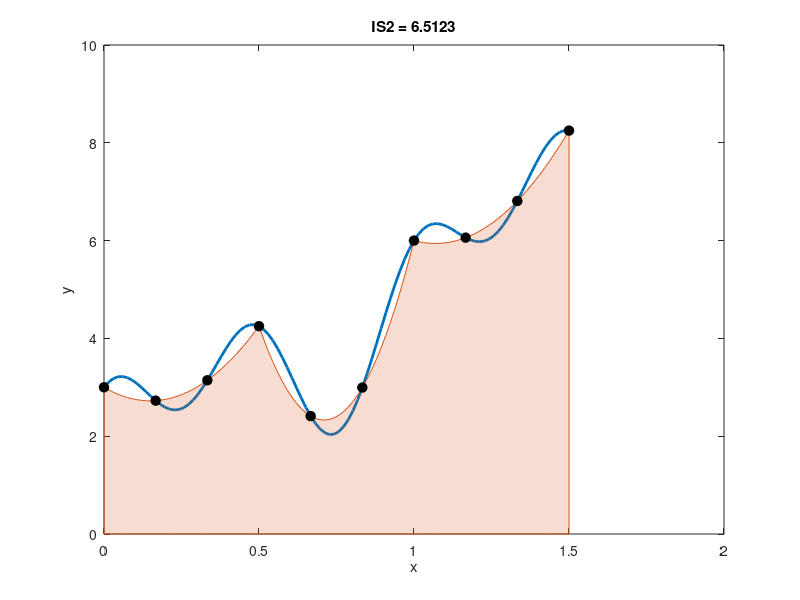

The MATLAB source for this figure:
% Example Simpson's 3/8 Rule
clearvars
close all

f = @(x) 2 + 2.*x + x.^2 + sin(2*pi()*x) + cos(2*pi()*x./0.5);
a = 0;
b = 1.5;

n = 3;
h = (b-a)/(3*n);  %3h = (b-a)/n

x1 = [a:h:b];

% Exact Integral
I = integral(f,a,b);
xplot = linspace(a,b);
yactual = f(xplot);

% Numerical Integral
IS2=0;
for i=1:n
    IS2 = IS2+(f(a+(3*i-3)*h) + 3*f(a+(3*i-2)*h) + 3*f(a+(3*i-1)*h) + f(a+(3*i)*h))*3*h/8;
end
eS2 = I - IS2;

% % For plotting
coeffs = zeros(n,4);
for i = 1:n
    coeffs(i,:) = polyfit(x1(3*(i-1)+1:3*(i-1)+4),f(x1(3*(i-1)+1:3*(i-1)+4)),3);
end

for i=1:length(xplot)
    for j = 1:n
        if xplot(i)<=x1(3*(j-1)+4)             
            y1(i)=polyval(coeffs(j,:),xplot(i));
            break
        end
    end
end




% Plotting
figure
plot(xplot,yactual,'LineWidth',2)
hold on
area(xplot,y1,'EdgeColor',[0.8500, 0.3250, 0.0980],'FaceAlpha',0.2)
plot(x1,f(x1),'ok','MarkerSize',7,'MarkerFaceColor','k')
xlabel('x')
ylabel('y')
title(['IS2 = ',num2str(IS2)])
hold off
